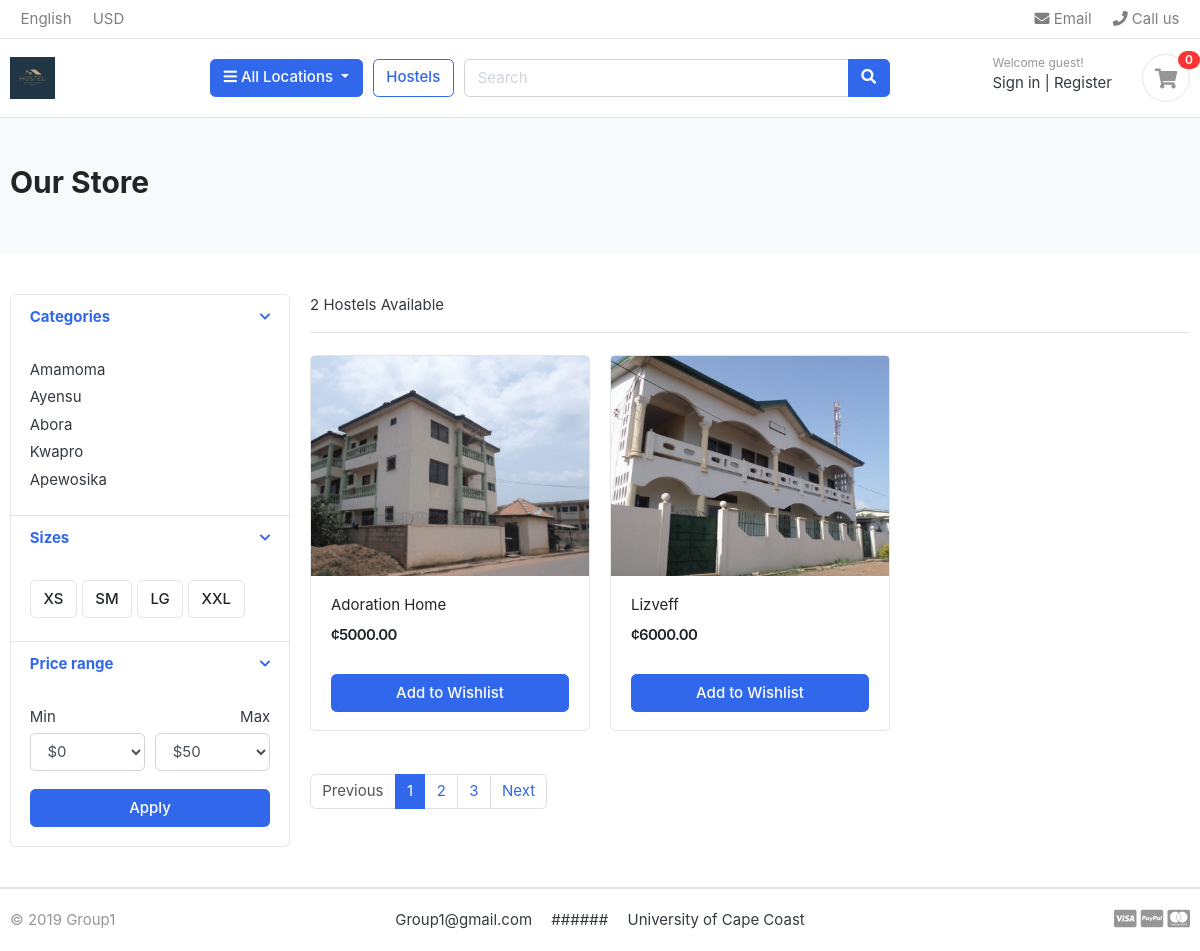
Page /ayensu/ on the committed database.
### category/models.py (models this page shows, shortened)
class Location(models.Model):
    location_name = models.CharField(max_length=250)
    slug = models.CharField(max_length=500, unique=True)
    description = models.TextField(blank=True)
    def get_absolute_url(self):
        return reverse("hostels:hostels_by_location", args=[self.slug])

### hostels/models.py (models this page shows, shortened)
class Hostel(models.Model):
    hostel_name = models.CharField(max_length=200)
    hostel_location = models.ForeignKey(Location, on_delete=models.CASCADE)
    slug = models.CharField(max_length=400,  unique=True)
    stock = models.IntegerField()
    is_available = models.BooleanField(default=True)
    created_date = models.DateTimeField(auto_now_add=True)
    updated_date = models.DateTimeField(auto_now=True)
    hostel_manager = models.ForeignKey(User, on_delete=models.CASCADE)
    hostel_price = models.DecimalField(max_digits=15, decimal_places=2)
    hostel_description = models.TextField()
    hostel_image = models.ImageField(upload_to='hostel_main_image')
    hostel_bedroom = models.ImageField(upload_to='hostel_bedroom', blank=True)
    hostel_kitchen = models.ImageField(upload_to='hostel_kitchen', blank=True)
    hostel_washroom = models.ImageField(
        upload_to='hostel_washroom', blank=True)
    objects = models.Manager()
    hostelAvailable = HostelAvailable()
    def get_absolute_url(self):
        return reverse("hostels:hostel_details", args=[self.created_date.year,
                                                     self.created_date.month,
                                                     self.created_date.day,
                                                     self.slug])

### hostels/views.py (the view)
# urls.py: path('<slug:location>/',views.hostel, name='hostels_by_location'),
def hostel(request, location=None):
    hostels = Hostel.hostelAvailable.all()
    if location:
        location_obj = get_object_or_404(Location, slug=location)
        hostels = hostels.filter(hostel_location=location_obj)
    return render(request, 'hostels/hostels.html', {'hostels': hostels})

### category/context_processor.py (called while the page is built)
def menu_links(request):
    links = Location.objects.all()
    return {'links':links}

### hostels/models.py (called while the page is built)
    def get_queryset(self):
        return super().get_queryset().filter(is_available=True)

### hostels/templates/hostels/hostels.html (shortened to what this page needs)
{% extends "hostels/base.html" %} {% block content %}
<section class="section-pagetop bg">
  <div class="container">
    <h2 class="title-page">Our Store</h2>
  </div>
</section>
<section class="section-content padding-y">
  <div class="container">
    <div class="row">
      <aside class="col-md-3">
        <div class="card">
          <article class="filter-group">
            <header class="card-header">
              <a
                href="#"
                data-toggle="collapse"
                data-target="#collapse_1"
                aria-expanded="true"
                class=""
              >
                <i class="icon-control fa fa-chevron-down"></i>
                <h6 class="title">Categories</h6>
              </a>
            </header>
            <div class="filter-content collapse show" id="collapse_1" style="">
              <div class="card-body">
                <ul class="list-menu">
                  {% for location in links %}
                  <li><a href="{{ location.get_absolute_url }}">{{ location.location_name }} </a></li>
                  {% endfor %}
                </ul>
              </div>
            </div>
          </article>
          <article class="filter-group">
            <header class="card-header">
              <a
                href="#"
                data-toggle="collapse"
                data-target="#collapse_4"
                aria-expanded="true"
                class=""
              >
                <i class="icon-control fa fa-chevron-down"></i>
                <h6 class="title">Sizes</h6>
              </a>
            </header>
            <div class="filter-content collapse show" id="collapse_4" style="">
              <div class="card-body">
                <label class="checkbox-btn">
                  <span class="btn btn-light"> XS </span>
                </label>
                <label class="checkbox-btn">
                  <span class="btn btn-light"> SM </span>
                </label>
                <label class="checkbox-btn">
                  <span class="btn btn-light"> LG </span>
                </label>
                <label class="checkbox-btn">
                  <span class="btn btn-light"> XXL </span>
                </label>
              </div>
            </div>
          </article>
          <article class="filter-group">
            <header class="card-header">
              <a
                href="#"
                data-toggle="collapse"
                data-target="#collapse_3"
                aria-expanded="true"
                class=""
              >
                <i class="icon-control fa fa-chevron-down"></i>
                <h6 class="title">Price range</h6>
              </a>
            </header>
            <div class="filter-content collapse show" id="collapse_3" style="">
              <div class="card-body">
                <div class="form-row">
                  <div class="form-group col-md-6">
                    <label>Min</label>
                    <select class="mr-2 form-control">
                      <option value="0">$0</option>
                    </select>
                  </div>
                  <div class="form-group text-right col-md-6">
                    <label>Max</label>
                    <select class="mr-2 form-control">
                      <option value="50">$50</option>
                    </select>
                  </div>
                </div>
                <button class="btn btn-block btn-primary">Apply</button>
              </div>
            </div>
          </article>
        </div>
      </aside>
      <main class="col-md-9">
        <header class="border-bottom mb-4 pb-3">
          <div class="form-inline">
            <span class="mr-md-auto"> {{ hostels.count }} Hostels Available </span>
          </div>
        </header>
        <div class="row">
          {% for hostel in hostels %}
          <div class="col-md-4">
            <figure class="card card-product-grid">
              <div class="img-wrap">
                <a href="{{ hostel.get_absolute_url }}"><img src="{{ hostel.hostel_image.url }}" /></a>
              </div>
              <figcaption class="info-wrap">
                <div class="fix-height">
                  <a href="{{ hostel.get_absolute_url }}" class="title">{{ hostel.hostel_name.title }}</a>
                  <div class="price-wrap mt-2">
                    <span class="price">&cent;{{ hostel.hostel_price }}</span>
                  </div>
                </div>
                <a href="{% url "wishlist:add_wishlist" hostel.id %}" class="btn btn-block btn-primary">Add to Wishlist </a>
              </figcaption>
            </figure>
          </div>
          {% endfor %}
        </div>
        <nav class="mt-4" aria-label="Page navigation sample">
          <ul class="pagination">
            <li class="page-item disabled">
              <a class="page-link" href="#">Previous</a>
            </li>
            <li class="page-item active">
              <a class="page-link" href="#">1</a>
            </li>
            <li class="page-item"><a class="page-link" href="#">2</a></li>
            <li class="page-item"><a class="page-link" href="#">3</a></li>
            <li class="page-item"><a class="page-link" href="#">Next</a></li>
          </ul>
        </nav>
      </main>
    </div>
  </div>
</section>
{% endblock content %}

### hostels/static/hostels/css/ui.css (style rules this page uses)
html { font-family: "Inter", sans-serif; font-size: 15px; }
.img-wrap { text-align: center; display: block; }
.img-wrap img { max-width: 100%; }
.price-wrap { letter-spacing: -0.7px; }
.padding-y { padding-top: 40px; padding-bottom: 40px; }
figure { margin-bottom: 0; }
article:after, .form-group:after { display: block; clear: both; content: ""; }
.bg { background-color: #f8f9fa; }
.title-page { color: #212529; }
.btn-light { background-color: #fff; border-color: #e4e4e4; }
[class*=list-] li:after { visibility: hidden; display: block; content: ""; overflow: hidden; height: 0; clear: both; }
.list-menu { list-style: none; margin: 0; padding-left: 0; }
.list-menu li { margin-bottom: 5px; }
.list-menu a { color: #343a40; }
[class*=card-product] a.title { color: #212529; display: block; }
[class*=card-product] .img-wrap { overflow: hidden; position: relative; }
[class*=card-product] .img-wrap img { height: 100%; max-width: 100%; width: auto; display: inline-block; -o-object-fit: cover; object-fit: cover; }
.card-product-grid { margin-bottom: 20px; }
.card-product-grid .img-wrap { border-radius: 0.2rem 0.2rem 0 0; height: 220px; }
.card-product-grid .info-wrap { overflow: hidden; padding: 18px 20px; }
.card-product-grid .fix-height { height: 80px; overflow: hidden; }
.card .img-wrap { overflow: hidden; }
.price { font-weight: 600; color: #212529; }
.icon-control { margin-top: 5px; float: right; font-size: 80%; }
.card-header .title { margin-bottom: 0; line-height: 1.5; }
.filter-group { border-bottom: 1px solid #e4e4e4; }
.filter-group .card-header { border-bottom: 0; }
.filter-group:last-child { border-bottom: 0; }
.checkbox-btn { position: relative; }
.section-pagetop { padding: 45px 0; }

### rows in the picture
Location: location_name "Amamoma"
Location: location_name "Ayensu"
Location: location_name "Abora"
Location: location_name "Kwapro"
Location: location_name "Apewosika"
Hostel: hostel_image (picture), hostel_name "Adoration Home", hostel_price "5000.00"
Hostel: hostel_image (picture), hostel_name "Lizveff", hostel_price "6000.00"

### other values in the picture
{{ hostels.count }} "2"
